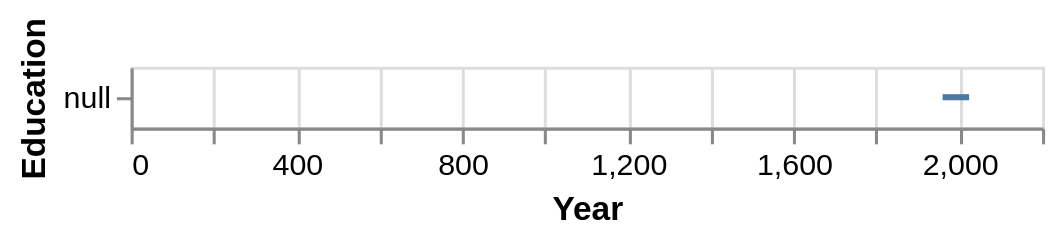

The notebook cell saved with this chart:
### Code cell
chart2 = alt.Chart(df).mark_line().encode(
    x='Year',
    y='Education'
)
chart2

### Figure 1 — Vega-Lite specification as saved in the notebook (floating-point values rounded to 4 significant figures)
{"config": {"view": {"continuousWidth": 300, "continuousHeight": 300}}, "data": {"name": "data-f808de838ca4b6707ff54fc9c4847cf2"}, "mark": {"type": "line"}, "encoding": {"x": {"field": "Year", "type": "quantitative"}, "y": {"field": "Education", "type": "nominal"}}, "$schema": "https://vega.github.io/schema/vega-lite/v5.20.1.json", "datasets": {"data-f808de838ca4b6707ff54fc9c4847cf2": [{"Country": "USA", "Year": 1960, "GDP": null, "Education": null}, {"Country": "USA", "Year": 1961, "GDP": null, "Education": null}, {"Country": "USA", "Year": 1962, "GDP": null, "Education": null}, {"Country": "USA", "Year": 1963, "GDP": null, "Education": null}, {"Country": "USA", "Year": 1964, "GDP": null, "Education": null}, {"Country": "USA", "Year": 1965, "GDP": null, "Education": null}, {"Country": "USA", "Year": 1966, "GDP": null, "Education": null}, {"Country": "USA", "Year": 1967, "GDP": null, "Education": null}, {"Country": "USA", "Year": 1968, "GDP": null, "Education": null}, {"Country": "USA", "Year": 1969, "GDP": null, "Education": null}, {"Country": "USA", "Year": 1970, "GDP": null, "Education": null}, {"Country": "USA", "Year": 1971, "GDP": null, "Education": null}, {"Country": "USA", "Year": 1972, "GDP": null, "Education": null}, {"Country": "USA", "Year": 1973, "GDP": null, "Education": null}, {"Country": "USA", "Year": 1974, "GDP": null, "Education": null}, {"Country": "USA", "Year": 1975, "GDP": null, "Education": null}, {"Country": "USA", "Year": 1976, "GDP": null, "Education": null}, {"Country": "USA", "Year": 1977, "GDP": null, "Education": null}, {"Country": "USA", "Year": 1978, "GDP": null, "Education": null}, {"Country": "USA", "Year": 1979, "GDP": null, "Education": null}, {"Country": "USA", "Year": 1980, "GDP": null, "Education": null}, {"Country": "USA", "Year": 1981, "GDP": null, "Education": null}, {"Country": "USA", "Year": 1982, "GDP": null, "Education": null}, {"Country": "USA", "Year": 1983, "GDP": null, "Education": null}, {"Country": "USA", "Year": 1984, "GDP": null, "Education": null}, {"Country": "USA", "Year": 1985, "GDP": null, "Education": null}, {"Country": "USA", "Year": 1986, "GDP": null, "Education": null}, {"Country": "USA", "Year": 1987, "GDP": null, "Education": null}, {"Country": "USA", "Year": 1988, "GDP": null, "Education": null}, {"Country": "USA", "Year": 1989, "GDP": null, "Education": null}, {"Country": "USA", "Year": 1990, "GDP": 23890.0, "Education": null}, {"Country": "USA", "Year": 1991, "GDP": 24340.0, "Education": null}, {"Country": "USA", "Year": 1992, "GDP": 25420.0, "Education": null}, {"Country": "USA", "Year": 1993, "GDP": 26390.0, "Education": null}, {"Country": "USA", "Year": 1994, "GDP": 27690.0, "Education": null}, {"Country": "USA", "Year": 1995, "GDP": 28690.0, "Education": null}, {"Country": "USA", "Year": 1996, "GDP": 29970.0, "Education": null}, {"Country": "USA", "Year": 1997, "GDP": 31460.0, "Education": null}, {"Country": "USA", "Year": 1998, "GDP": 32850.0, "Education": null}, {"Country": "USA", "Year": 1999, "GDP": 34520.0, "Education": null}, {"Country": "USA", "Year": 2000, "GDP": 36330.0, "Education": null}, {"Country": "USA", "Year": 2001, "GDP": 37130.0, "Education": null}, {"Country": "USA", "Year": 2002, "GDP": 38000.0, "Education": null}, {"Country": "USA", "Year": 2003, "GDP": 39490.0, "Education": null}, {"Country": "USA", "Year": 2004, "GDP": 41720.0, "Education": null}, {"Country": "USA", "Year": 2005, "GDP": 44120.0, "Education": null}, {"Country": "USA", "Year": 2006, "GDP": 46300.0, "Education": null}, {"Country": "USA", "Year": 2007, "GDP": 48050.0, "Education": null}, {"Country": "USA", "Year": 2008, "GDP": 48570.0, "Education": null}, {"Country": "USA", "Year": 2009, "GDP": 47190.0, "Education": null}, {"Country": "USA", "Year": 2010, "GDP": 48640.0, "Education": null}, {"Country": "USA", "Year": 2011, "GDP": 50020.0, "Education": null}, {"Country": "USA", "Year": 2012, "GDP": 51710.0, "Education": null}, {"Country": "USA", "Year": 2013, "GDP": 53300.0, "Education": null}, {"Country": "USA", "Year": 2014, "GDP": 55150.0, "Education": null}, {"Country": "USA", "Year": 2015, "GDP": 56850.0, "Education": null}, {"Country": "USA", "Year": 2016, "GDP": 57980.0, "Education": null}, {"Country": "USA", "Year": 2017, "GDP": 60050.0, "Education": null}, {"Country": "USA", "Year": 2018, "GDP": 62880.0, "Education": null}, {"Country": "USA", "Year": 2019, "GDP": 65230.0, "Education": null}, {"Country": "USA", "Year": 2020, "GDP": 64400.0, "Education": null}, {"Country": "USA", "Year": 2021, "GDP": 71310.0, "Education": null}, {"Country": "USA", "Year": 2022, "GDP": 77860.0, "Education": null}, {"Country": "USA", "Year": 2023, "GDP": 82300.0, "Education": null}, {"Country": "USA", "Year": 2024, "GDP": 85810.0, "Education": null}]}}
